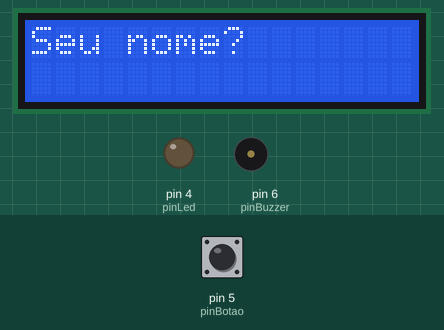
The sketch below on a simulated Arduino Uno, built with avr-gcc and run on an emulated ATmega328P. On the bench: 16×2 character LCD, output pins drawn as LEDs (lit = HIGH), buzzer (waves = sounding). The inputs (shaded band) are chosen by the test bench; at power-on: pin 5 (pinBotao) LOW.

Above: at 1.2 s.
1.3 s: pin 5 (pinBotao) pulled HIGH for 1 s
At 1.6 s:
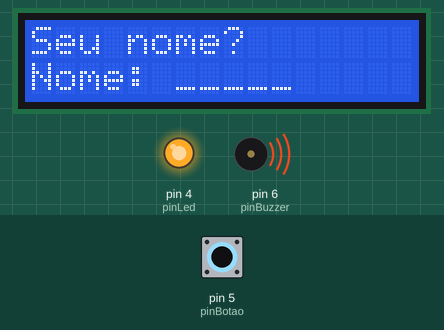
3.8 s: pin 5 (pinBotao) pulled HIGH for 3.2 s
At 7.01 s:
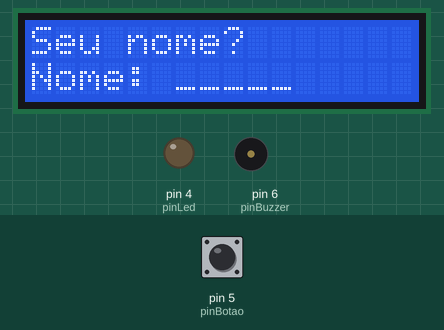
8.5 s: pin 5 (pinBotao) pulled HIGH for 0.15 s
At 8.51 s:
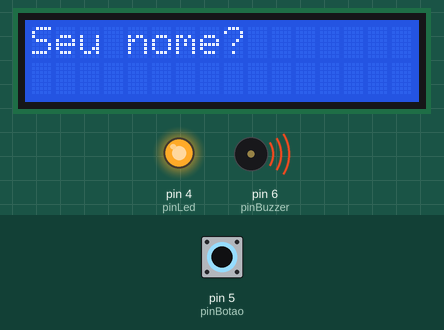
Timing chart, 0 to 11.5 s (numbered marks = the images above; inputs shaded):
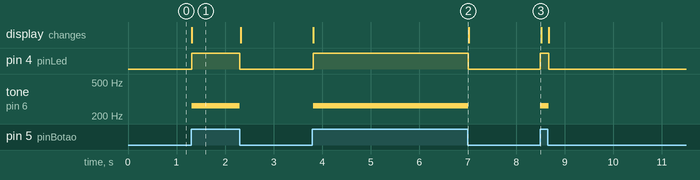

The sketch:

led_botao_buzzer_lcd.ino
```cpp
// C++ code
//
//#include <Arduino.h> //descomentar caso estiver usando platformio
#include <LiquidCrystal_I2C.h>


//instanciando o lcd (endereço, colunas, linhas)
LiquidCrystal_I2C lcd(0x27, 16, 2);


#define C 262
#define D 294
#define E 330
#define F 349
#define G 392
#define A 440
#define B 494

#define pinLed 4
#define pinBotao 5
#define pinBuzzer 6

void setup() {
  //inicializando o lcd
  lcd.init();

  //ligando o backlight do lcd
  lcd.backlight();


  //definindo o pino 4 como um comando de saida
  pinMode(pinLed,OUTPUT);
  //definindo o pino 5 como um comando de entrada
  pinMode(pinBotao,INPUT);

  //definindo o pino do buzzer
  pinMode(pinBuzzer,OUTPUT);

}

void escreverNome(){
  //vai escrever "Seu nome?" na linha 0 da tela lcd coluna 0
  lcd.setCursor(0, 0);
  lcd.print("Seu nome?");

  if(digitalRead(pinBotao) == HIGH){
    //vai escrever Nome: na linha 1 da tela lcd
    lcd.setCursor(0, 1);
    lcd.print("Nome: ");
    //vai escrever o nome na tela lcd na linha 1 coluna 6
    lcd.setCursor(6, 1);
    //substituir  _____ pelo nome
    lcd.print("_____");
  } else {
    lcd.setCursor(0, 1);
    //vai limpar a linha 1 da tela lcd pode ser substituido por lcd.clear();
    lcd.print("               ");
  }
}

void botao(){
    //como estamos trabalhando com um botão pulldown quando apertamos o botão a energia vai passar pelo caminho de menor resistência
  if(digitalRead(pinBotao) == HIGH){
    //elevar o led para o estado alto assim ligando ele
    digitalWrite(pinLed,HIGH);

    //toca nota no pinBuzzer
    tone(pinBuzzer,C);
  } else{
    //elevar o led para o estado baixo assim ligando ele
    digitalWrite(pinLed,LOW);
    //parando de tocar qualquer nota no buzzer
    noTone(pinBuzzer);
  }
}

void loop() {
  escreverNome();
  botao();
}
```

Measured:
- after the input at 1.3 s, pin 4 (pinLed): LOW → HIGH at once, → LOW 0.99 s later; tone on pin 6 (pinBuzzer): silent → 262 Hz at once, → silent 0.99 s later; the display: changes at once (image 1)
- after the input at 3.8 s, pin 4 (pinLed): LOW → HIGH at once, → LOW 3.2 s later; tone on pin 6 (pinBuzzer): silent → 262 Hz at once, → silent 3.2 s later; the display: changes at once (image 2)
- after the input at 8.5 s, pin 4 (pinLed): LOW → HIGH at once, → LOW 0.17 s later; tone on pin 6 (pinBuzzer): silent → 262 Hz at once, → silent 0.17 s later
